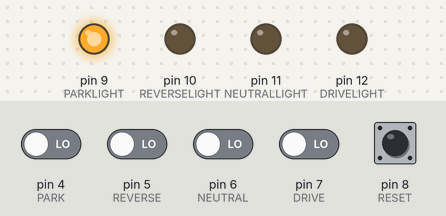
The sketch below on a simulated Arduino Uno, built with avr-gcc and run on an emulated ATmega328P. Shown: output pins drawn as LEDs (lit = HIGH). Inputs (shaded band) come from the test bench; at power-on: pin 4 (PARK), pin 5 (REVERSE), pin 6 (NEUTRAL), pin 7 (DRIVE), pin 8 (RESET) LOW. What the sketch prints to the serial monitor is not drawn.

Above: at 1.2 s.
1.3 s: pin 5 (REVERSE) driven HIGH
At 2.4 s:
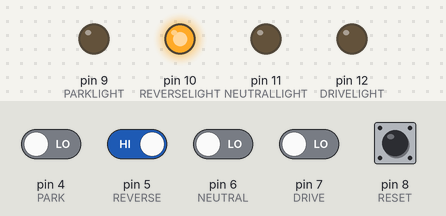
2.8 s: pin 7 (DRIVE) driven HIGH
At 3.6 s:
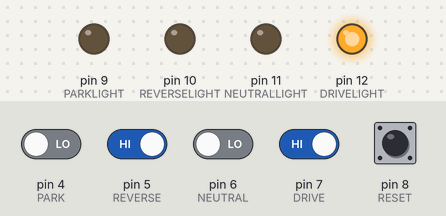
4.3 s: pin 8 (RESET) pulled HIGH for 0.15 s
5.9 s: pin 7 (DRIVE) driven LOW
At 7.1 s:
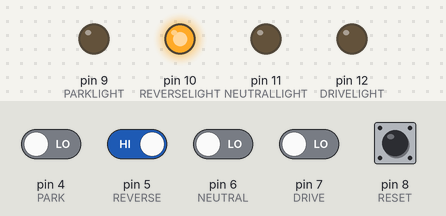
7.4 s: pin 8 (RESET) pulled HIGH for 1 s
9.9 s: pin 6 (NEUTRAL) driven HIGH
At 10.2 s:
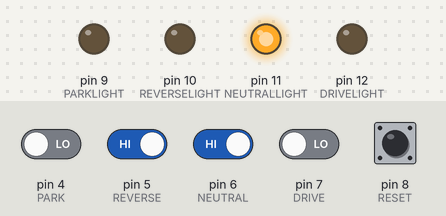
Timing chart, 0 to 12.4 s (numbered marks = the images above; inputs shaded):
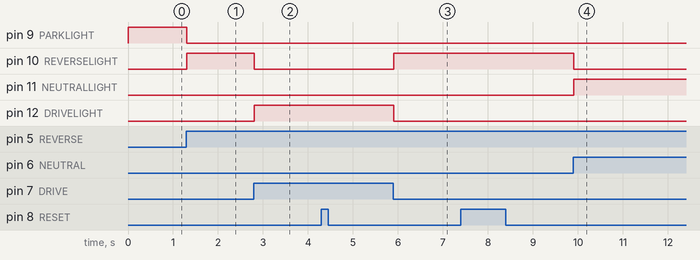

Measured:
- after the input at 1.3 s, pin 9 (PARKLIGHT): HIGH → LOW at once; pin 10 (REVERSELIGHT): LOW → HIGH at once
- after the input at 2.8 s, pin 10 (REVERSELIGHT): HIGH → LOW at once; pin 12 (DRIVELIGHT): LOW → HIGH at once
- after the input at 5.9 s, pin 10 (REVERSELIGHT): LOW → HIGH at once; pin 12 (DRIVELIGHT): HIGH → LOW at once
- after the input at 9.9 s, pin 10 (REVERSELIGHT): HIGH → LOW at once; pin 11 (NEUTRALLIGHT): LOW → HIGH at once

The sketch:

shifter.ino
```cpp
uint8_t buf[8] = { 0 }; //Keyboard report buffer

#define PARK 4 //Input pin for park
#define REVERSE 5 //Input pin for reverse
#define NEUTRAL 6 //Input pin for neutral
#define DRIVE 7 //Input pin for drive

#define RESET 8 //Input pin for reset button

// Pins for the Gear specific LEDs
#define PARKLIGHT 9
#define REVERSELIGHT 10
#define NEUTRALLIGHT 11
#define DRIVELIGHT 12

// May need to add more if we are implementing more states

// Depending on how the shifter sends signals, or if we need to map more buttons, may need to declare more input pins

// Scaling factor
int scale = 1;

// Gear states are represented as integers (MAY NEED TO SCALE OR REARRANGE THEM IF WE NEED TO SEND THE SIGNAL FOR LONGER)
int driveState = 4*scale;
int neutralState = 3*scale;
int reverseState = 2*scale;
int parkState = 1*scale;

int resetState = 17;
int resetSim = 0;

int state = parkState; // Target state read from input
int currentState = state; // What the vehicle is currently set to

void setup() {

  Serial.begin(9600); // Setup Serial communication

  //Set pinmode of Input pins

  pinMode(PARK, INPUT);
  pinMode(REVERSE, INPUT);
  pinMode(NEUTRAL, INPUT);
  pinMode(DRIVE, INPUT);

  pinMode(RESET, INPUT);

  //Set pinmode of output RGB pins

  pinMode(PARKLIGHT, OUTPUT);
  pinMode(REVERSELIGHT, OUTPUT);
  pinMode(NEUTRALLIGHT, OUTPUT);
  pinMode(DRIVELIGHT, OUTPUT);

}

void loop() {

  // Set the target state (THESE HAVE TO BE IN DESCENDING ORDER)
  if(digitalRead(RESET) == HIGH && resetSim == 0) { // If the reset button is pressed
    resetSim = 1;
    state = resetState;
  } else if(digitalRead(DRIVE) == HIGH) { // If the shifter is set to drive
     state = driveState;
  } else if(digitalRead(NEUTRAL) == HIGH) { // If the shifter is set to neutral
     state = neutralState;
  } else if(digitalRead(REVERSE) == HIGH) { // If the shifter is set to reverse
    state = reverseState;
  } else if(digitalRead(PARK) == HIGH) { // If the shifter is set to park
    state = parkState;
  }

  if(digitalRead(RESET) == LOW) {
    resetSim = 0;
  }

  // If the reset button is pressed, reset both the sim and the state variables
  if (state == resetState) {
    buf[2] = 21; // Send an r in keycode representation
    Serial.write(buf, 8);
    releaseKey();
    state = parkState;
    currentState = state;
  }

  // If the current state is a lower gear than the target gear, go up one gear
  if (state > currentState) {
    buf[2] = 27; // Send an x in keycode representation
    Serial.write(buf, 8);
    releaseKey();
    currentState++;
  }

  // If the current state is a higher gear than the target gear, go down a gear
  if (state < currentState) {
    buf[2] = 29; // Send a z in keycode representation
    Serial.write(buf, 8);
    releaseKey();
    currentState--;
  }

  // Light up corresponding ring LED
  if(currentState == parkState) {
    digitalWrite(PARKLIGHT, HIGH);
    digitalWrite(REVERSELIGHT, LOW);
    digitalWrite(NEUTRALLIGHT, LOW);
    digitalWrite(DRIVELIGHT, LOW);
  } else if(currentState == reverseState) {
    digitalWrite(PARKLIGHT, LOW);
    digitalWrite(REVERSELIGHT, HIGH);
    digitalWrite(NEUTRALLIGHT, LOW);
    digitalWrite(DRIVELIGHT, LOW);
  } else if(currentState == neutralState) {
    digitalWrite(PARKLIGHT, LOW);
    digitalWrite(REVERSELIGHT, LOW);
    digitalWrite(NEUTRALLIGHT, HIGH);
    digitalWrite(DRIVELIGHT, LOW);
  } else if(currentState == driveState) {
    digitalWrite(PARKLIGHT, LOW);
    digitalWrite(REVERSELIGHT, LOW);
    digitalWrite(NEUTRALLIGHT, LOW);
    digitalWrite(DRIVELIGHT, HIGH);
  }

}

// Function for Key Release

void releaseKey() {

  buf[0] = 0;

  buf[2] = 0;

  Serial.write(buf, 8); // Send Release key

}
```
